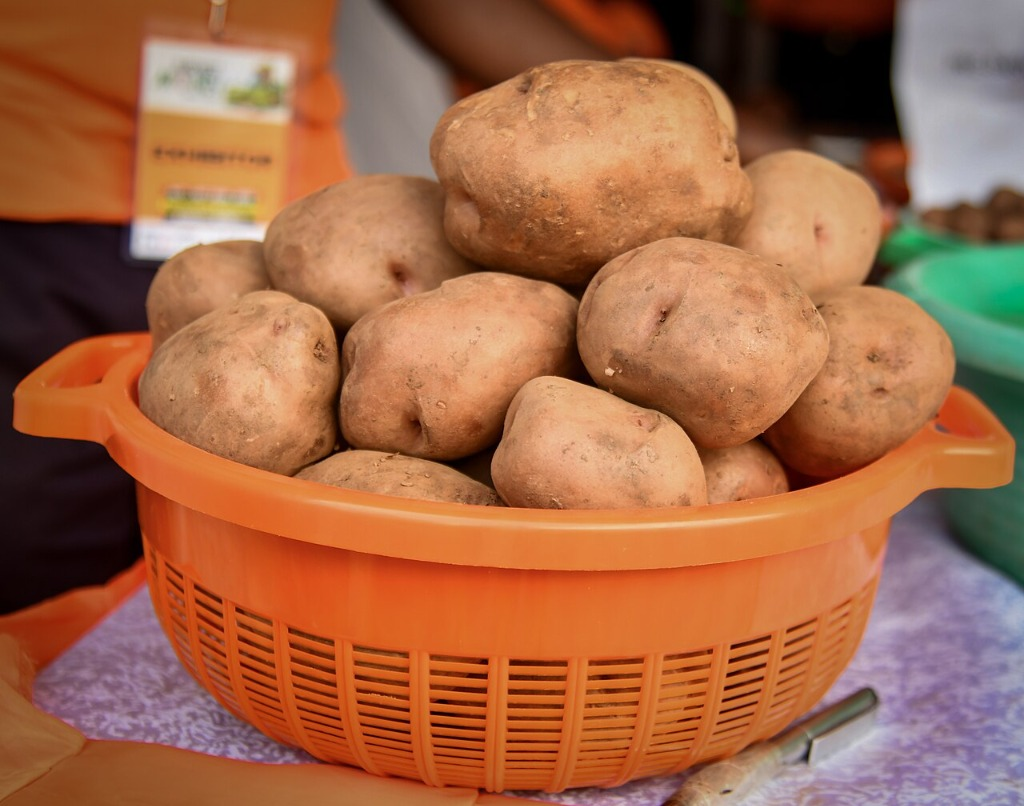
#> input picture obraz.jpg, 1024 x 806 px
$ python zadanie1.py
#> lines starting #> are read from the running program, lines starting #| are printed output that depends on the picture
import os
import urllib.request
import cv2
import matplotlib.pyplot as plt
import numpy as np

# 1. Wczytanie obrazu rastrowego (lokalnego lub zdalnego z użyciem urllib)
local_path = "obraz.jpg"
image_url = "https://upload.wikimedia.org/wikipedia/commons/thumb/e/e3/Oranges_and_lemon.jpg/640px-Oranges_and_lemon.jpg"

if not os.path.exists(local_path):
    print(f"Pobieranie obrazu zdalnego z: {image_url}")
    req = urllib.request.Request(image_url, headers={"User-Agent": "Mozilla/5.0"})
    with urllib.request.urlopen(req) as response, open(local_path, "wb") as out_file:
        out_file.write(response.read())

# Wczytanie obrazu za pomocą OpenCV (domyślnie w formacie BGR)
image_bgr = cv2.imread(local_path)
#> image_bgr is the input picture: shape (806, 1024, 3); mean B, G, R 71.7, 104.2, 163.1
# Konwersja BGR -> RGB do poprawnego wyświetlenia w matplotlib
image_rgb = cv2.cvtColor(image_bgr, cv2.COLOR_BGR2RGB)

print(f"Oryginalne wymiary obrazu (wysokość, szerokość, kanały): {image_rgb.shape}")
#| Oryginalne wymiary obrazu (wysokość, szerokość, kanały): (806, 1024, 3)

# 2. Wyświetlenie oryginalnego obrazu z użyciem matplotlib
plt.figure(figsize=(6, 5))
plt.imshow(image_rgb)
plt.title(f"Obraz oryginalny ({image_rgb.shape[1]}x{image_rgb.shape[0]} px)")
plt.axis("off")
plt.tight_layout()
plt.savefig("1_obraz_oryginalny.png")
plt.show()

# 3. Zmiana rozdzielczości (zmniejszenie o 50%) oraz konwersja na skalę szarości (grayscale)
new_width = int(image_bgr.shape[1] * 0.5)
#> new_width = 512
new_height = int(image_bgr.shape[0] * 0.5)
#> new_height = 403
resized_image = cv2.resize(image_bgr, (new_width, new_height), interpolation=cv2.INTER_AREA)

gray_image = cv2.cvtColor(resized_image, cv2.COLOR_BGR2GRAY)
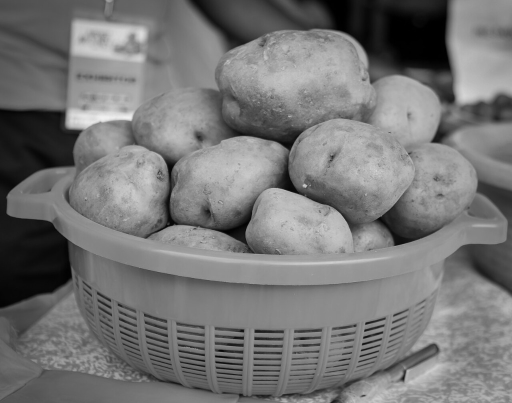
#> gray_image: shape (403, 512); min 0, max 241, mean 118.2
print(f"Wymiary po zmniejszeniu o 50% i konwersji na grayscale: {gray_image.shape}")
#| Wymiary po zmniejszeniu o 50% i konwersji na grayscale: (403, 512)

# 4. Obrót obrazu o 90 stopni (zgodnie z ruchem wskazówek zegara)
rotated_image = cv2.rotate(gray_image, cv2.ROTATE_90_CLOCKWISE)
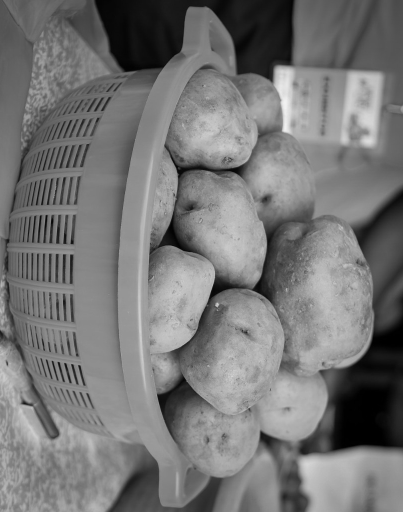
#> rotated_image: shape (512, 403); min 0, max 241, mean 118.2
print(f"Wymiary po obrocie o 90 stopni: {rotated_image.shape}")
#| Wymiary po obrocie o 90 stopni: (512, 403)

# 5. Wyświetlenie obrazu wynikowego
plt.figure(figsize=(5, 6))
plt.imshow(rotated_image, cmap="gray")
plt.title(f"Obraz wynikowy: 50%, grayscale, obrót 90° ({rotated_image.shape[1]}x{rotated_image.shape[0]} px)")
plt.axis("off")
plt.tight_layout()
plt.savefig("2_obraz_wynikowy.png")
plt.show()

# 6. Wyświetlenie macierzy obrazu w postaci tablicy liczb
print("\nMacierz obrazu wynikowego (tablica liczb):")
print(rotated_image)
#> (printed output is left out)
